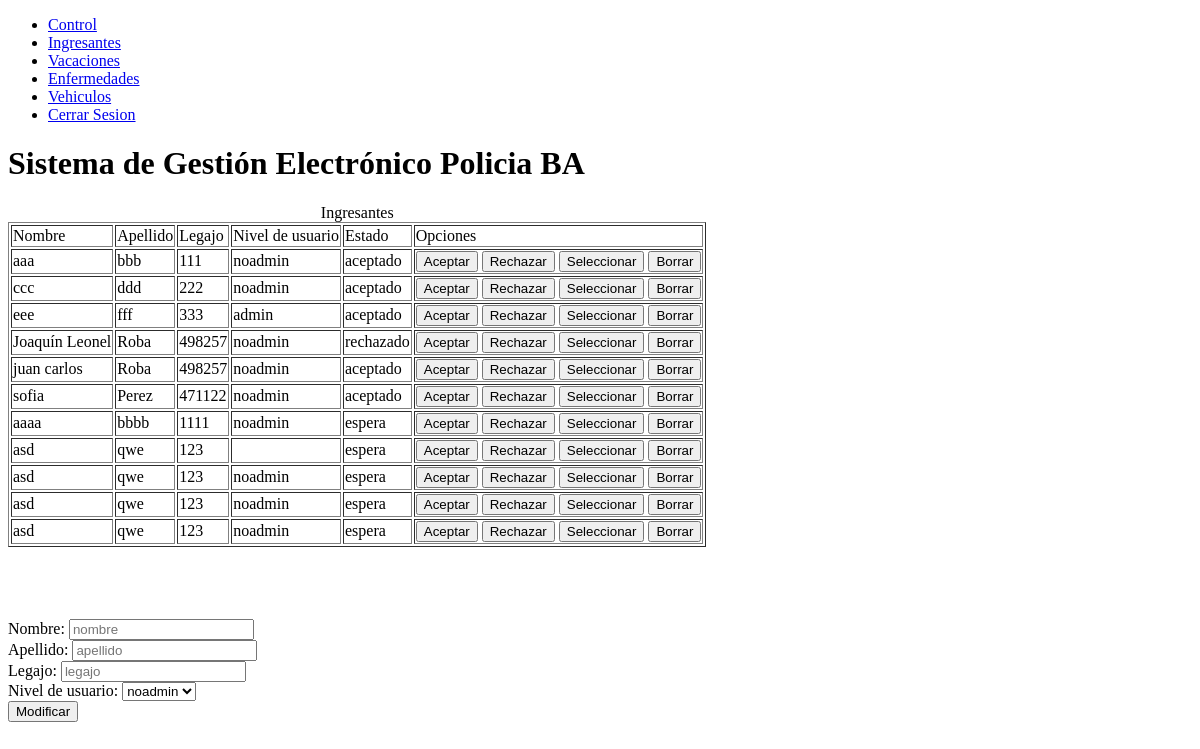
/administradores/ingresantes.php (signed in), run on an earlier commit of the app's database.
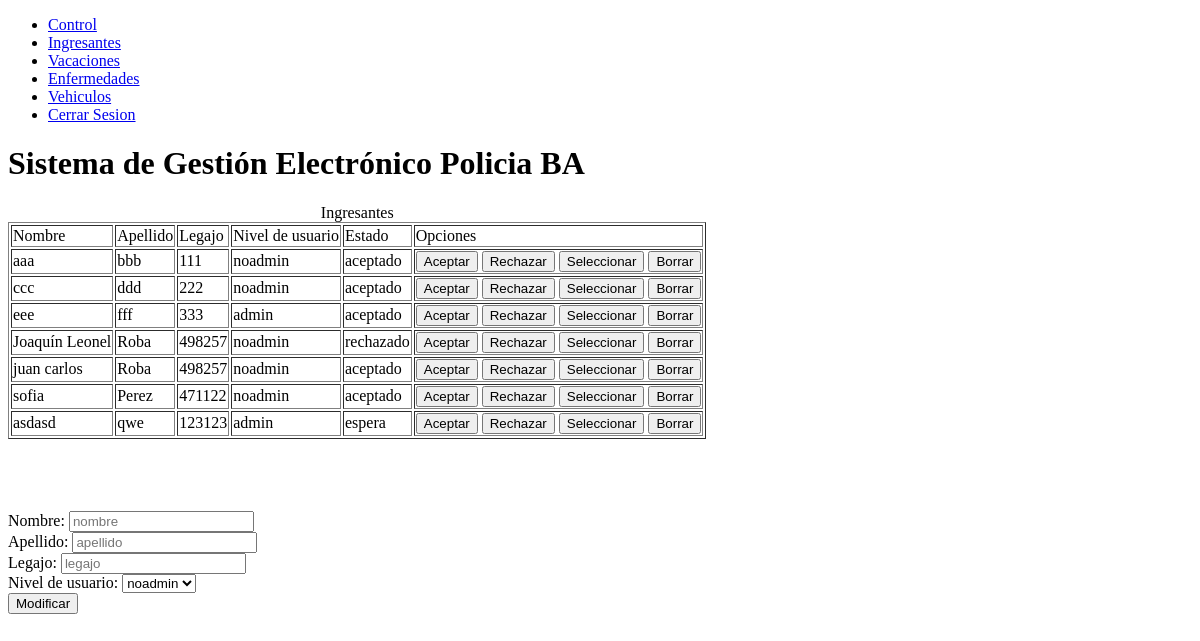
And on a later commit of the database.
### tables this page shows
CREATE TABLE `policias` (
  `policia_id` int(11) NOT NULL,
  `nombre` varchar(50) NOT NULL,
  `apellido` varchar(50) NOT NULL,
  `legajo` int(10) NOT NULL,
  `nivel_usuario` varchar(10) NOT NULL,
  `estado` varchar(10) NOT NULL
);

### administradores/ingresantes.php (the view, shortened to what this page needs)
<?php
    include("../conexion.php");
    $sql="SELECT * FROM policias WHERE estado <>'borrado'";
    $rta= mysqli_query($conexion,$sql) or
    die("Problemas en el select:".mysqli_error($conexion));
    $id = (isset($_REQUEST['id']))?$_REQUEST['id'] : "";
    $nombre= (isset($_REQUEST['nombre']))?$_REQUEST['nombre']:"";
    $apellido= (isset($_REQUEST['apellido']))?$_REQUEST['apellido']:"";;
    $legajo= (isset($_REQUEST['legajo']))?$_REQUEST['legajo']:"";
?>
<!DOCTYPE html>
<html lang="es">
<head>
</head>
<body>
    <nav>
        <ul>
            <li><a href="index.php">Control</a></li>
            <li><a href="ingresantes.php">Ingresantes</a></li>
            <li><a href="vacaciones.php">Vacaciones</a></li>
            <li><a href="enfermedades.php">Enfermedades</a></li>
            <li><a href="vehiculos.php">Vehiculos</a></li>
            <li><a href="../cerrar_session.php">Cerrar Sesion</a></li>
        </ul>
    </nav>
    <h1>Sistema de Gestión Electrónico Policia BA</h1>
    <table border="1" id="tabla">
        <caption>Ingresantes</caption>
        <thead>
            <tr>
                <td>Nombre</td>
                <td>Apellido</td>
                <td>Legajo</td>
                <td>Nivel de usuario</td>
                <td>Estado</td>
                <td>Opciones</td>
            </tr>
        </thead>
    <?php
        while ($mostrar = mysqli_fetch_array($rta))
        {
    ?>
        <tr>
            <td> <?php echo $mostrar['nombre'] ?> </td>
            <td> <?php echo $mostrar['apellido'] ?> </td>
            <td> <?php echo $mostrar['legajo'] ?> </td>
            <td> <?php echo $mostrar['nivel_usuario'] ?> </td>
            <td> <?php echo $mostrar['estado'] ?> </td>
            <td>
                <form method="POST">
                    <input type="submit" name="opcion" value="Aceptar">
                    <input type="submit" name="opcion" value="Rechazar">
                    <input type="submit" name="opcion" value="Seleccionar">
                    <input type="submit" name="opcion" value="Borrar">
                </form>
            </td>
        </tr>
    <?php
        }
    ?>
    </table>
    <br><br><br>
    <form method="POST">
        <input type="hidden" name="id" value="<?php echo $id;?>"><br>
        Nombre:
        <input type="text" name="nombre" value="<?php echo $nombre;?>" placeholder="nombre"><br>
        Apellido:
        <input type="text" name="apellido" value="<?php echo $apellido;?>" placeholder="apellido"><br>
        Legajo:
        <input type="text" name="legajo" value="<?php echo $legajo;?>" placeholder="legajo"><br>
        Nivel de usuario:
        <select name="nivel_usuario">
            <option value="noadmin">noadmin</option>
        </select><br>
        <input type="submit" name="opcion" value="Modificar">
    </form>
</body>
</html>

What changed in the data, as far as the page shows it:
no longer on this page (row edited): policias: nombre "aaaa", apellido "bbbb", legajo "1111", nivel_usuario "noadmin", estado "espera"
no longer on this page (row edited): policias: nombre "asd", apellido "qwe", legajo "123", nivel_usuario "noadmin", estado "espera"
removed policias: nombre "asd", apellido "qwe", legajo "123", nivel_usuario "noadmin", estado "espera"
removed policias: nombre "asd", apellido "qwe", legajo "123", nivel_usuario "noadmin", estado "espera"
changed policias "qwe": nombre "asd" → "asdasd"; legajo "123" → "123123"; nivel_usuario (not shown) → "admin"
